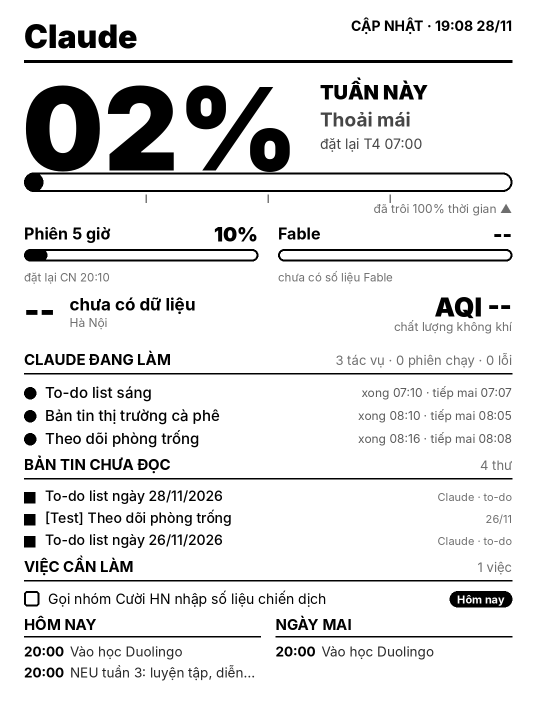
#> input picture kindle.png, 1072 x 1448 px (shown at 1/2 size)
$ python make_phone.py
#> lines starting #> are read from the running program, lines starting #| are printed output that depends on the picture
# Tạo phone.png (1080x2400) từ kindle.png: đặt dưới đồng hồ màn hình khóa
import sys
from PIL import Image
src = Image.open(sys.argv[1] if len(sys.argv) > 1 else "kindle.png").convert("L")
#> src is the input picture: PIL image 1072x1448 L; min 0, max 255, mean 230.1
W, H, top = 1080, 2400, 560
card_w = 1000
card = src.resize((card_w, int(src.height * card_w / src.width)), Image.LANCZOS)
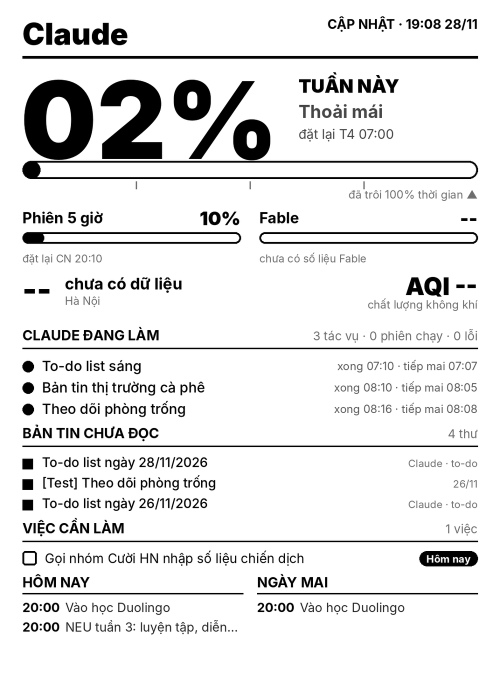
#> card: PIL image 1000x1350 L (shown at 1/2 size); min 0, max 255, mean 230
im = Image.new("L", (W, H), 255)
#> im: PIL image 1080x2400 L; every value is 255
im.paste(card, ((W - card_w) // 2, top))
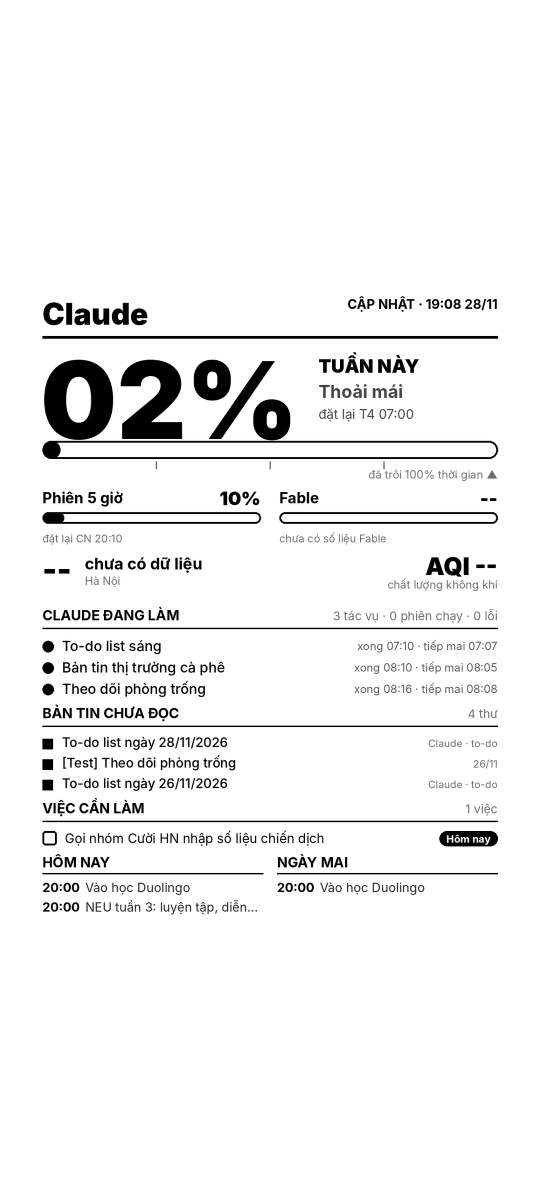
#> im: PIL image 1080x2400 L (shown at 1/2 size); min 0, max 255, mean 242
im.save(sys.argv[2] if len(sys.argv) > 2 else "phone.png"); print("ok")
#| ok
